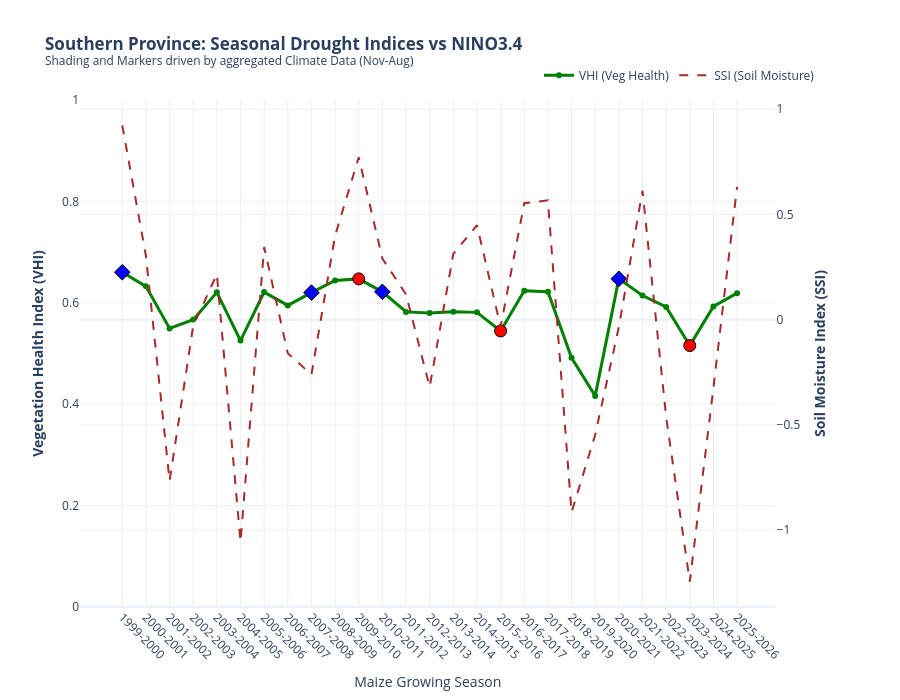

Source (notebook cell):
### Code cell
import pandas as pd
import numpy as np
import plotly.graph_objects as go
from plotly.subplots import make_subplots
import os

# ============================================================
# 1. PREPARE CLIMATE DATA (NINO34)
# ============================================================
df_climate['date'] = pd.to_datetime(df_climate['date'])
df_climate['month'] = df_climate['date'].dt.month
df_climate['year'] = df_climate['date'].dt.year

# Define CropYear (Nov-Dec belongs to next year's harvest)
df_climate['CropYear'] = np.where(df_climate['month'] >= 11, 
                                  df_climate['year'] + 1, 
                                  df_climate['year'])

# Filter for the Maize Season (Nov to Aug) and aggregate NINO34
maize_months = [11, 12, 1, 2, 3, 4]
nino_seasonal = df_climate[df_climate['month'].isin(maize_months)].groupby('CropYear')['NINO34'].mean().reset_index()

# Patch 2024 NINO34 as per requirements
nino_seasonal.loc[nino_seasonal['CropYear'] == 2024, 'nino34'] = 2.03

# ============================================================
# 2. PREPARE PROVINCIAL DATA (SOUTHERN PROVINCE)
# ============================================================
# Use 'province' column added in previous step
southern_data = df_seasonal_agg[df_seasonal_agg['province'] == 'Southern'].copy()

# Average districts to Provincial level
south_ts = southern_data.groupby('CropYear').agg({
    'SSI_seasonal': 'mean',
    'VHI_seasonal': 'mean',
    'NDVI_seasonal': 'mean'
}).reset_index()

# Merge with NINO34 data
south_ts = pd.merge(south_ts, nino_seasonal, on='CropYear', how='left')

# Create Season label (e.g., "2015-2016")
south_ts['SEASON'] = (south_ts['CropYear'] - 1).astype(str) + "-" + south_ts['CropYear'].astype(str)

# ============================================================
# 3. CREATE THE DUAL-AXIS PLOT
# ============================================================
fig_comb = make_subplots(specs=[[{"secondary_y": True}]])

# Add VHI (Primary Axis - Left)
fig_comb.add_trace(
    go.Scatter(x=south_ts['SEASON'], y=south_ts['VHI_seasonal'], 
               name="VHI (Veg Health)",
               line=dict(color='green', width=3),
               mode='lines+markers'),
    secondary_y=False,
)

# Add SSI (Secondary Axis - Right)
fig_comb.add_trace(
    go.Scatter(x=south_ts['SEASON'], y=south_ts['SSI_seasonal'], 
               name="SSI (Soil Moisture)",
               line=dict(color='brown', width=2, dash='dash'),
               mode='lines'),
    secondary_y=True,
)

# ============================================================
# 4. ADD AUTOMATED ENSO MARKERS & SHADING (FROM CLIMATE DATA)
# ============================================================
for index, row in south_ts.iterrows():
    season = row['SEASON']
    nino_val = row['NINO34']
    
    if pd.isna(nino_val): continue

    # EL NIÑO (Threshold >= 1.0)
    if nino_val >= 1.0:
        fig_comb.add_vrect(x0=season, x1=season, fillcolor="red", opacity=0.1, layer="below", line_width=0)
        fig_comb.add_trace(go.Scatter(
            x=[season], y=[row['VHI_seasonal']],
            mode='markers',
            marker=dict(symbol='circle', size=12, color='red', line=dict(width=1, color='black')),
            name="El Niño Event", 
            showlegend=False
        ), secondary_y=False)
        
    # LA NIÑA (Threshold <= -1.0)
    elif nino_val <= -1.0:
        fig_comb.add_vrect(x0=season, x1=season, fillcolor="blue", opacity=0.1, layer="below", line_width=0)
        fig_comb.add_trace(go.Scatter(
            x=[season], y=[row['VHI_seasonal']],
            mode='markers',
            marker=dict(symbol='diamond', size=12, color='blue', line=dict(width=1, color='black')),
            name="La Niña Event", 
            showlegend=False
        ), secondary_y=False)

# ============================================================
# 5. FINAL LAYOUT POLISH
# ============================================================
fig_comb.update_layout(
    title="<b>Southern Province: Seasonal Drought Indices vs NINO3.4</b><br><sup>Shading and Markers driven by aggregated Climate Data (Nov-Aug)</sup>",
    template="plotly_white",
    hovermode="x unified",
    xaxis=dict(tickangle=45, type='category', title="Maize Growing Season"),
    height=700,
    legend=dict(orientation="h", yanchor="bottom", y=1.02, xanchor="right", x=1)
)

# Set y-axes titles
fig_comb.update_yaxes(title_text="<b>Vegetation Health Index (VHI)</b>", secondary_y=False, range=[0, 1])
fig_comb.update_yaxes(title_text="<b>Soil Moisture Index (SSI)</b>", secondary_y=True)

# ============================================================
# 6. SAVE AND SHOW
# ============================================================
output_path = os.path.join(base_path, "Southern_Province_Climate_Drought_DeepDive.html")
fig_comb.write_html(output_path)
print(f"✅ Success! Plot generated with automated ENSO markers at: {output_path}")
fig_comb.show()

### Figure 1 — Plotly figure (JSON) as saved in the notebook; plotly's stock layout.template omitted (floating-point values rounded to 4 significant figures)
{"data": [{"line": {"color": "green", "width": 3}, "mode": "lines+markers", "name": "VHI (Veg Health)", "type": "scatter", "x": ["1999-2000", "2000-2001", "2001-2002", "2002-2003", "2003-2004", "2004-2005", "2005-2006", "2006-2007", "2007-2008", "2008-2009", "2009-2010", "2010-2011", "2011-2012", "2012-2013", "2013-2014", "2014-2015", "2015-2016", "2016-2017", "2017-2018", "2018-2019", "2019-2020", "2020-2021", "2021-2022", "2022-2023", "2023-2024", "2024-2025", "2025-2026"], "xaxis": "x", "y": [0.6603, 0.6324, 0.5495, 0.5668, 0.6207, 0.5255, 0.6211, 0.5948, 0.6201, 0.6441, 0.6472, 0.6216, 0.5821, 0.5801, 0.5823, 0.5811, 0.5445, 0.6237, 0.6218, 0.4914, 0.4163, 0.6473, 0.6144, 0.5919, 0.5156, 0.5929, 0.6191], "yaxis": "y"}, {"line": {"color": "brown", "dash": "dash", "width": 2}, "mode": "lines", "name": "SSI (Soil Moisture)", "type": "scatter", "x": ["1999-2000", "2000-2001", "2001-2002", "2002-2003", "2003-2004", "2004-2005", "2005-2006", "2006-2007", "2007-2008", "2008-2009", "2009-2010", "2010-2011", "2011-2012", "2012-2013", "2013-2014", "2014-2015", "2015-2016", "2016-2017", "2017-2018", "2018-2019", "2019-2020", "2020-2021", "2021-2022", "2022-2023", "2023-2024", "2024-2025", "2025-2026"], "xaxis": "x", "y": [0.9231, 0.3029, -0.7655, -0.02963, 0.2158, -1.056, 0.3447, -0.1599, -0.261, 0.3988, 0.7713, 0.29, 0.1203, -0.3194, 0.3126, 0.4486, -0.03407, 0.553, 0.567, -0.9157, -0.5469, -0.0358, 0.6124, -0.4617, -1.245, -0.3241, 0.6311], "yaxis": "y2"}, {"marker": {"color": "blue", "line": {"color": "black", "width": 1}, "size": 12, "symbol": "diamond"}, "mode": "markers", "name": "La Niña Event", "showlegend": false, "type": "scatter", "x": ["1999-2000"], "xaxis": "x", "y": [0.6603], "yaxis": "y"}, {"marker": {"color": "blue", "line": {"color": "black", "width": 1}, "size": 12, "symbol": "diamond"}, "mode": "markers", "name": "La Niña Event", "showlegend": false, "type": "scatter", "x": ["2007-2008"], "xaxis": "x", "y": [0.6201], "yaxis": "y"}, {"marker": {"color": "red", "line": {"color": "black", "width": 1}, "size": 12, "symbol": "circle"}, "mode": "markers", "name": "El Niño Event", "showlegend": false, "type": "scatter", "x": ["2009-2010"], "xaxis": "x", "y": [0.6472], "yaxis": "y"}, {"marker": {"color": "blue", "line": {"color": "black", "width": 1}, "size": 12, "symbol": "diamond"}, "mode": "markers", "name": "La Niña Event", "showlegend": false, "type": "scatter", "x": ["2010-2011"], "xaxis": "x", "y": [0.6216], "yaxis": "y"}, {"marker": {"color": "red", "line": {"color": "black", "width": 1}, "size": 12, "symbol": "circle"}, "mode": "markers", "name": "El Niño Event", "showlegend": false, "type": "scatter", "x": ["2015-2016"], "xaxis": "x", "y": [0.5445], "yaxis": "y"}, {"marker": {"color": "blue", "line": {"color": "black", "width": 1}, "size": 12, "symbol": "diamond"}, "mode": "markers", "name": "La Niña Event", "showlegend": false, "type": "scatter", "x": ["2020-2021"], "xaxis": "x", "y": [0.6473], "yaxis": "y"}, {"marker": {"color": "red", "line": {"color": "black", "width": 1}, "size": 12, "symbol": "circle"}, "mode": "markers", "name": "El Niño Event", "showlegend": false, "type": "scatter", "x": ["2023-2024"], "xaxis": "x", "y": [0.5156], "yaxis": "y"}], "layout": {"height": 700, "hovermode": "x unified", "legend": {"orientation": "h", "x": 1, "xanchor": "right", "y": 1.02, "yanchor": "bottom"}, "shapes": [{"fillcolor": "blue", "layer": "below", "line": {"width": 0}, "opacity": 0.1, "type": "rect", "x0": "1999-2000", "x1": "1999-2000", "xref": "x", "y0": 0, "y1": 1, "yref": "y domain"}, {"fillcolor": "blue", "layer": "below", "line": {"width": 0}, "opacity": 0.1, "type": "rect", "x0": "2007-2008", "x1": "2007-2008", "xref": "x", "y0": 0, "y1": 1, "yref": "y domain"}, {"fillcolor": "red", "layer": "below", "line": {"width": 0}, "opacity": 0.1, "type": "rect", "x0": "2009-2010", "x1": "2009-2010", "xref": "x", "y0": 0, "y1": 1, "yref": "y domain"}, {"fillcolor": "blue", "layer": "below", "line": {"width": 0}, "opacity": 0.1, "type": "rect", "x0": "2010-2011", "x1": "2010-2011", "xref": "x", "y0": 0, "y1": 1, "yref": "y domain"}, {"fillcolor": "red", "layer": "below", "line": {"width": 0}, "opacity": 0.1, "type": "rect", "x0": "2015-2016", "x1": "2015-2016", "xref": "x", "y0": 0, "y1": 1, "yref": "y domain"}, {"fillcolor": "blue", "layer": "below", "line": {"width": 0}, "opacity": 0.1, "type": "rect", "x0": "2020-2021", "x1": "2020-2021", "xref": "x", "y0": 0, "y1": 1, "yref": "y domain"}, {"fillcolor": "red", "layer": "below", "line": {"width": 0}, "opacity": 0.1, "type": "rect", "x0": "2023-2024", "x1": "2023-2024", "xref": "x", "y0": 0, "y1": 1, "yref": "y domain"}], "title": {"text": "<b>Southern Province: Seasonal Drought Indices vs NINO3.4</b><br><sup>Shading and Markers driven by aggregated Climate Data (Nov-Aug)</sup>"}, "xaxis": {"anchor": "y", "domain": [0, 0.94], "tickangle": 45, "title": {"text": "Maize Growing Season"}, "type": "category"}, "yaxis": {"anchor": "x", "domain": [0, 1], "range": [0, 1], "title": {"text": "<b>Vegetation Health Index (VHI)</b>"}}, "yaxis2": {"anchor": "x", "overlaying": "y", "side": "right", "title": {"text": "<b>Soil Moisture Index (SSI)</b>"}}}}
